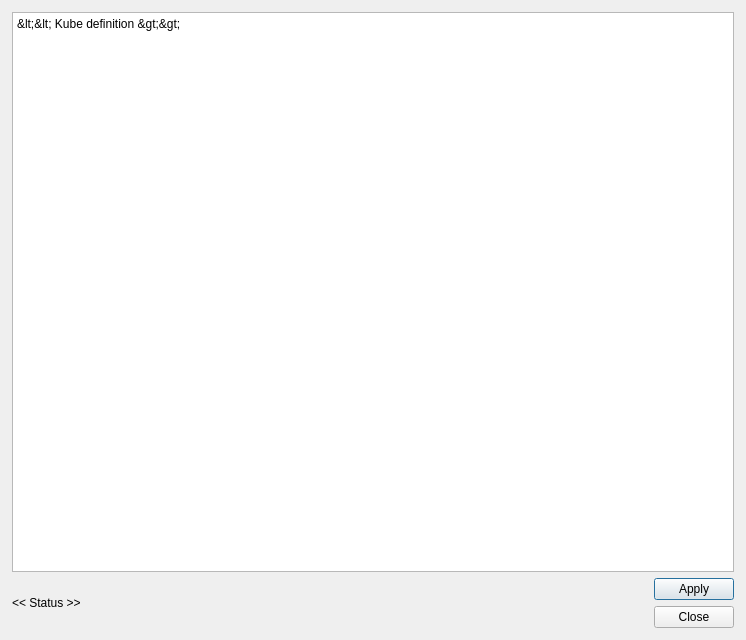
<?xml version="1.0" encoding="UTF-8"?>
<ui version="4.0">
 <class>KubeResourceDialog</class>
 <widget class="QDialog" name="KubeResourceDialog">
  <property name="windowModality">
   <enum>Qt::WindowModal</enum>
  </property>
  <property name="enabled">
   <bool>true</bool>
  </property>
  <property name="geometry">
   <rect>
    <x>0</x>
    <y>0</y>
    <width>746</width>
    <height>640</height>
   </rect>
  </property>
  <property name="contextMenuPolicy">
   <enum>Qt::DefaultContextMenu</enum>
  </property>
  <property name="windowTitle">
   <string>Progress ...</string>
  </property>
  <property name="modal">
   <bool>true</bool>
  </property>
  <layout class="QVBoxLayout" name="verticalLayout_2">
   <property name="leftMargin">
    <number>12</number>
   </property>
   <property name="topMargin">
    <number>12</number>
   </property>
   <property name="rightMargin">
    <number>12</number>
   </property>
   <property name="bottomMargin">
    <number>12</number>
   </property>
   <item>
    <widget class="QPlainTextEdit" name="txt_resource_definition">
     <property name="plainText">
      <string>&lt;&lt; Kube definition &gt;&gt;</string>
     </property>
    </widget>
   </item>
   <item>
    <layout class="QHBoxLayout" name="horizontalLayout">
     <item>
      <widget class="QLabel" name="lbl_command_output">
       <property name="sizePolicy">
        <sizepolicy hsizetype="Preferred" vsizetype="Preferred">
         <horstretch>1</horstretch>
         <verstretch>0</verstretch>
        </sizepolicy>
       </property>
       <property name="text">
        <string>&lt;&lt; Status &gt;&gt;</string>
       </property>
      </widget>
     </item>
     <item>
      <layout class="QVBoxLayout" name="verticalLayout">
       <item>
        <widget class="QPushButton" name="btn_apply_resource">
         <property name="text">
          <string>Apply</string>
         </property>
        </widget>
       </item>
       <item>
        <widget class="QPushButton" name="btn_close_dialog">
         <property name="text">
          <string>Close</string>
         </property>
        </widget>
       </item>
      </layout>
     </item>
    </layout>
   </item>
  </layout>
 </widget>
 <resources/>
 <connections/>
</ui>
